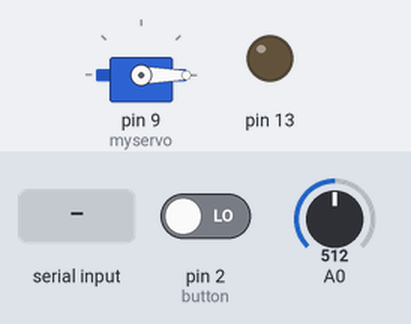
Simulated run of this sketch. Board: Arduino Uno, built with avr-gcc and run on an emulated ATmega328P. Parts: servo, output pins drawn as LEDs (lit = HIGH). The inputs (shaded band) are chosen by the test bench; at power-on: pin 2 (button) LOW, A0 = 512. What the sketch prints to the serial monitor is not drawn.

Above: at 1.2 s.
1.3 s: "90,45\n" received over Serial
At 2.3 s:
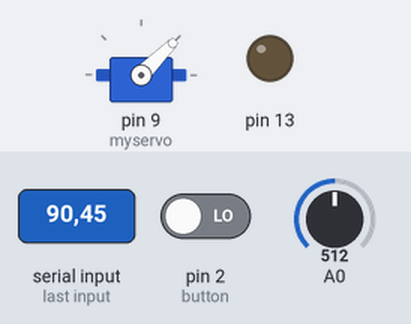
2.8 s: "30,150\n" received over Serial
At 3.9 s:
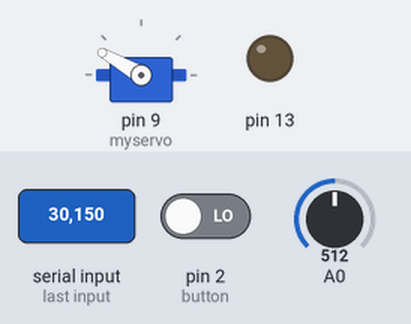
4.3 s: "1\n" received over Serial
At 4.7 s:
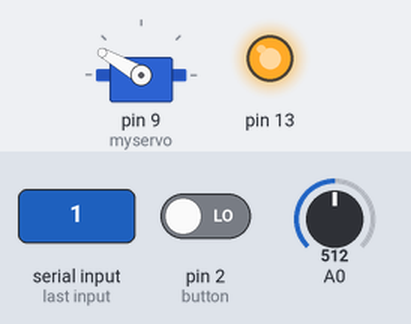
5.8 s: "-\n" received over Serial
At 6.8 s:
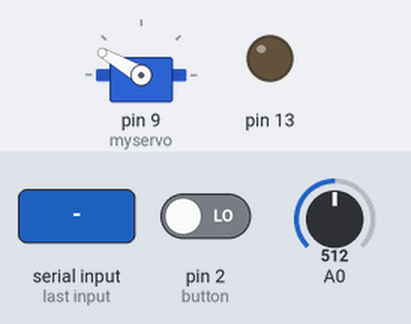
11.8 s: ",\n" received over Serial
At 12.9 s:
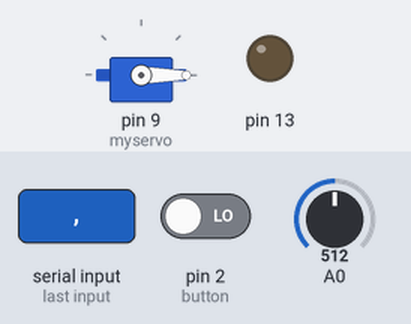
Timing chart, 0 to 14.3 s (numbered marks = the images above; inputs shaded):
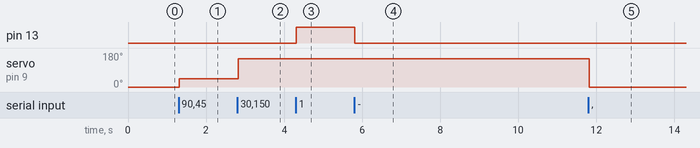

Measured:
- after the input at 1.3 s, servo on pin 9 (myservo): 0° → 45° at once
- after the input at 2.8 s, servo on pin 9 (myservo): 45° → 150° at once
- after the input at 4.3 s, pin 13: LOW → HIGH at once
- after the input at 5.8 s, pin 13: HIGH → LOW at once
- after the input at 11.8 s, servo on pin 9 (myservo): 150° → 0° at once

The sketch:

serial_read_and_write_arduino.ino
```cpp
#include <Servo.h>
Servo myservo;  // create servo object to control a servo


#define NUM_OF_VALUES_FROM_PROCESSING 2 /* CHANGE THIS ACCORDING TO YOUR PROJECT */

/* This array stores values from Processing */
int processing_values[NUM_OF_VALUES_FROM_PROCESSING];


void setup() {
  Serial.begin(9600);
  // this example assumes a LED on pin 13, a button on pin 2, and a servo
  // motor on pin 9
  pinMode(13, OUTPUT);
  pinMode(2, INPUT);
  myservo.attach(9);
}

void loop() {
  getSerialData();

  // add your code here using incoming data in the values array
  // and print values to send to Processing

  // example of using received values and turning on an LED
  if (processing_values[0] == 1) {
    digitalWrite(13, HIGH);
  } else {
    digitalWrite(13, LOW);
  }

  // example of using received values to move a servo
  myservo.write(processing_values[1]);

  // example of sending values to Processing
  int sensor0 = analogRead(A0);  // e.g. a photoresistor
  int sensor1 = digitalRead(2);  // the button

  // send the values keeping this format
  Serial.print(sensor0);
  Serial.print(",");  // put comma between sensor values
  Serial.print(sensor1);
  Serial.println();  // add linefeed after sending the last sensor value

  // too fast communication might cause some latency in Processing
  // this delay resolves the issue
  delay(20);
}


/* Receive Serial data from Processing */
/* You won't need to change this code  */

void getSerialData() {
  static int tempValue = 0;  // the "static" makes the local variable retain its value between calls of this function
  static int tempSign = 1;
  static int valueIndex = 0;

  while (Serial.available()) {
    char c = Serial.read();
    if (c >= '0' && c <= '9') {
      // received a digit:
      // multiply the current value by 10, and add the character (converted to a number) as the last digit
      tempValue = tempValue * 10 + (c - '0');
    } else if (c == '-') {
      // received a minus sign:
      // make a note to multiply the final value by -1
      tempSign = -1;
    } else if (c == ',' || c == '\n') {
      // received a comma, or the newline character at the end of the line:
      // update the processing_values array with the temporary value
      if (valueIndex < NUM_OF_VALUES_FROM_PROCESSING) {  // should always be the case, but double-check
        processing_values[valueIndex] = tempValue * tempSign;
      }
      // get ready for the new data by resetting the temporary value and sign
      tempValue = 0;
      tempSign = 1;
      if (c == ',') {
        // move to dealing with the next entry in the processing_values array
        valueIndex = valueIndex + 1;
      } else {
        // except when we reach the end of the line
        // go back to the first entry in this case
        valueIndex = 0;
      }
    }
  }
}
```
